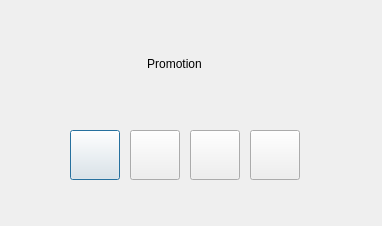
<?xml version="1.0" encoding="UTF-8"?>
<ui version="4.0">
 <class>PromotionDialog</class>
 <widget class="QDialog" name="PromotionDialog">
  <property name="geometry">
   <rect>
    <x>0</x>
    <y>0</y>
    <width>382</width>
    <height>226</height>
   </rect>
  </property>
  <property name="windowTitle">
   <string>Dialog</string>
  </property>
  <widget class="QLabel" name="label">
   <property name="geometry">
    <rect>
     <x>100</x>
     <y>40</y>
     <width>149</width>
     <height>47</height>
    </rect>
   </property>
   <property name="font">
    <font>
     <stylestrategy>PreferAntialias</stylestrategy>
    </font>
   </property>
   <property name="text">
    <string>Promotion</string>
   </property>
   <property name="alignment">
    <set>Qt::AlignCenter</set>
   </property>
  </widget>
  <widget class="QPushButton" name="Knight">
   <property name="geometry">
    <rect>
     <x>70</x>
     <y>130</y>
     <width>50</width>
     <height>50</height>
    </rect>
   </property>
   <property name="text">
    <string/>
   </property>
  </widget>
  <widget class="QPushButton" name="Bishop">
   <property name="geometry">
    <rect>
     <x>130</x>
     <y>130</y>
     <width>50</width>
     <height>50</height>
    </rect>
   </property>
   <property name="text">
    <string/>
   </property>
  </widget>
  <widget class="QPushButton" name="Rook">
   <property name="geometry">
    <rect>
     <x>190</x>
     <y>130</y>
     <width>50</width>
     <height>50</height>
    </rect>
   </property>
   <property name="text">
    <string/>
   </property>
  </widget>
  <widget class="QPushButton" name="Queen">
   <property name="geometry">
    <rect>
     <x>250</x>
     <y>130</y>
     <width>50</width>
     <height>50</height>
    </rect>
   </property>
   <property name="text">
    <string/>
   </property>
  </widget>
 </widget>
 <resources/>
 <connections/>
</ui>
